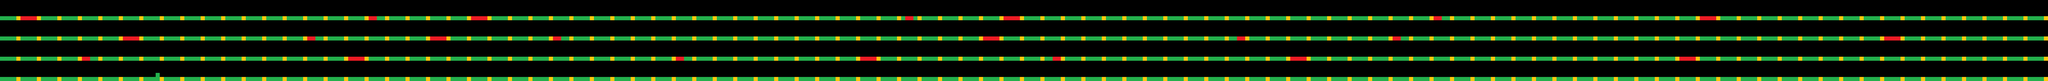

A level layout from a 2D game, rendered from its tile map. Below: a short description, then the map file with tile-grid data replaced by summaries:
An orthogonal 500x20 tile map with 32x32 px tiles, 1 tile layer (blockedLayer).

<map version="1.0" orientation="orthogonal" renderorder="right-down" width="500" height="20" tilewidth="32" tileheight="32" nextobjectid="1">
 <tileset firstgid="1" name="32x32_tileset" tilewidth="32" tileheight="32" tilecount="4">
  <image source="../images/32x32_tileset.jpg" width="128" height="32" />
 </tileset>
 <layer name="blockedLayer" width="500" height="20">
  <data>[10000 cells, 2001 non-empty, 3 distinct tile ids]</data>
 </layer>
</map>